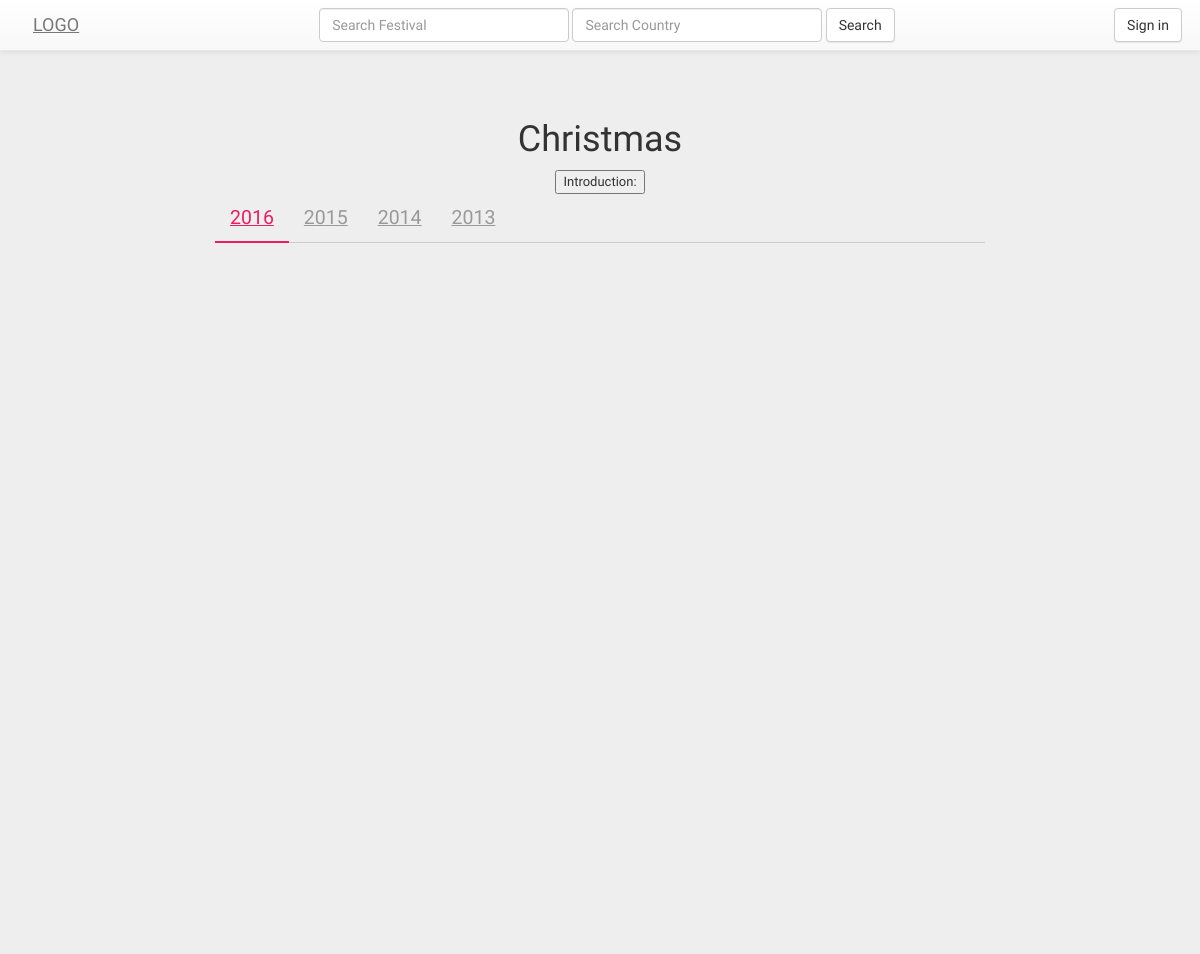
Page /festival_each/ on the earlier database version.
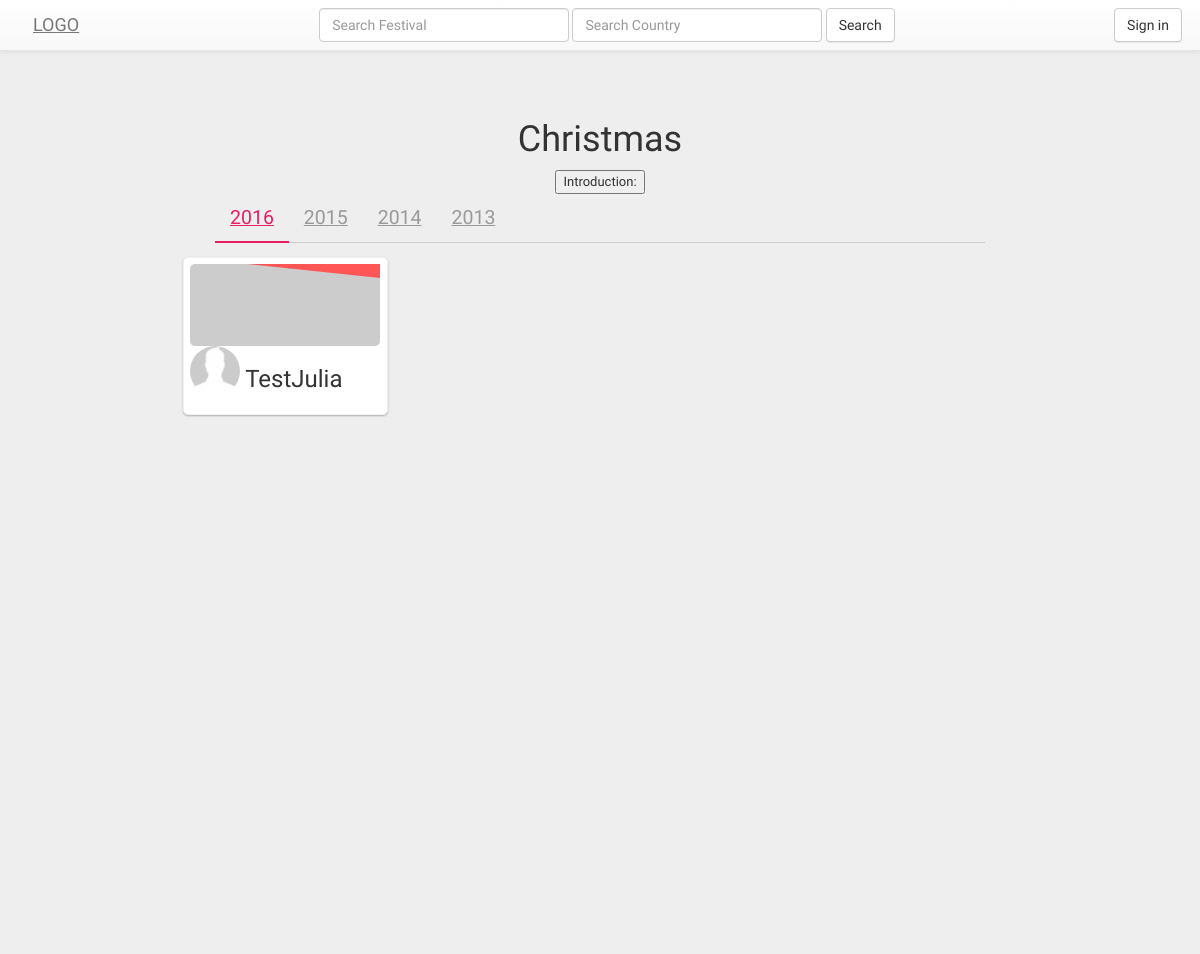
Same page on the later database version.
### instival_database/models.py (models this page shows, shortened)
class Post(models.Model):
    date = models.DateTimeField(default=timezone.now)
    festival_id = models.ForeignKey(Festival)
    location = models.CharField(max_length=30)
    content = models.TextField(blank=True)
    user_id = models.ForeignKey(User)
    picture = models.URLField(null=True)
    like_number = models.DecimalField(max_digits=10,decimal_places=0,default=0)
    like_id_group = models.TextField(blank=True)
    comment_id_group = models.TextField(blank=True)

class User(models.Model):
    name = models.CharField(max_length=30)
    email = models.CharField(max_length=50)
    password = models.CharField(max_length=20)

### instival_database/views.py (the view)
def festival_each_post_gallery(request):
    posts=Post.objects.order_by('date')
    return render(request,'festival_each.html', {'posts':posts})

### instival_app/Template/festival_each.html (shortened to what this page needs)
{% load staticfiles %}
<!DOCTYPE html>
<html lang="en">
<head>
	<link rel="stylesheet" href="{% static 'bootstrap/css/bootstrap-theme.min.css' %}">
	<link rel="stylesheet" href="{% static 'bootstrap/css/bootstrap.min.css' %}">
	<link rel="stylesheet" href="{% static 'css/style_festival_each.css' %}" >
  <link rel="stylesheet" type="text/css" href="../static/css/animate.css"/>
</head>
<body>
  <nav class="navbar navbar-default navbar-fixed-top" role="navigation">
    <div class="container-fluid">
      <div class="navbar-header">
        <a class="navbar-brand" href="index.html" style="margin-left: 3px;">LOGO</a>
      </div>
      <div class="collapse navbar-collapse" id="bs-example-navbar-collapse-1">
        <div class="col-lg-7 col-lg-offset-2">
          <form class="navbar-form navbar-left" role="search">
            <div class="form-group">
              <input type="text" class="form-control" style="width: 250px;" placeholder="Search Festival">
            </div>
            <div class="form-group">
              <input type="text" class="form-control" style="width: 250px;" placeholder="Search Country">
            </div>
            <button type="submit" class="btn btn-default">Search</button>
          </form>
        </div>
        <button type="button" class="btn btn-default navbar-btn navbar-right" style="margin-right: 3px;">Sign in</button>
      </div>
    </div>
  </nav>
  <section id="festival_intro" >
    <div class="container">
      <div class="row">
          <div class="col-lg-12 text-center">
            <h1 class="section-heading">Christmas</h1>
          </div>
          <div class="row">
            <div class="col-lg-4">
            </div>
            <div class="col-lg-4 text-center">
                <button class="introduction">Introduction:<br></button>
            </div>
          </div>
      </div>
    </div>
  </section>
 <div class ="col-md-8 col-md-offset-2">
  <ul class="nav nav-tabs" role="tablist" id="example-one">
          <li role="presentation" class="active">
            <a href="" role="tab" data-toggle="tab">2016</a>
          </li>
          <li role="presentation">
            <a href="" role="tab" data-toggle="tab">2015</a>
          </li>
          <li role="presentation">
            <a href="" role="tab" data-toggle="tab">2014</a>
          </li>
          <li role="presentation">
            <a href="" role="tab" data-toggle="tab">2013</a>
          </li>
        </ul>
 </div>
<div class="wrapper">
  <div class="wrapper_inner">
    <div class="gallery">
    	{% for post in posts %}
    	{% ifequal post.festival_id.name "Christmas" %}
      <div class="gallery_item">
        <span class="gallery_item_preview">
          <a href="#" id="img_pre">
            <svg fill="#f55" class="gallery_top" viewbox="0 3 60 20">
              <path d="M 0.65359477,1.3817905 C 60.201925,8.44316 121.92863,11.583451 175.81699,28.832771 l 0.6536,-28.10457531 z"></path>
            </svg>
             <img src="{{post.picture}}"/>
              <span>
                <div class="row">
                  <div class="col-lg-2">
                    <img class ="img-circle" src ="{% static 'img/profilePic.jpg' %}" >
                  </div>
                  <div class="col-lg-2 col-lg-offset-1">
                    <h3>{{post.user_id.name}}</h3>
                  </div>
                </div>
              </span>
          </a>
        </span>
      </div>
      {% endifequal %}
      {% endfor %}
    </div>
  </div>
</div>
</body>
</html>

### instival_app/static/css/style_festival_each.css (style rules this page uses)
.nav-tabs { border-bottom: 1px solid #ccc; position: relative; }
.nav-tabs > li { margin-bottom: 0; position: initial; }
.nav-tabs > li > a { border: none; color: #999; margin: 0; font-size: 1.5em; }
.nav-tabs > li.active > a { border: none; color: #E91E63 !important; background: transparent; }
.nav-tabs > li.active > a, .nav-tabs > li.active > a:focus, .nav-tabs > li.active > a:hover { border-width: 0; }
.item, .active, .carousel-inner { height:100%; }
body:before { margin: 1em; }
@media (min-width: 980px) { body:before { color: black; } }
html,body { margin: 0; padding: 0; position: relative; height: 100%; }
body { padding-top: 100px; }
*,*:after,*:before { box-sizing: border-box; }
a { text-decoration: underline; -webkit-transition: 0.25s; transition: 0.25s; -webkit-backface-visibility: hidden; backface-visibility: hidden; }
body { background: #EEE; overflow-X: hidden; font-size: 13px; font-family: 'Metrophobic', sans-serif; font-weight: 400; }
.wrapper { margin: 5% auto; display: block; width: 70%; height: 100%; padding: 0; }
.wrapper:before { content: ""; display: table; }
.wrapper_inner { padding: 0.2em; margin: 0; }
.gallery_item { float: left; width: 24.59%; display: inline-block; margin: 0 auto; margin-right: 0.25em; margin-bottom: 0.5em; padding: 0.5em; background: #FFF; border: 1px solid #F3F0F0; position:relative; box-shadow: 0 1px 2px #AFAFAF; border-radius: 5px; }
.gallery_item_preview { background: #fff; -webkit-transition: all 0.5s ease; transition: all 0.5s ease; }
.gallery_item_preview a { position: relative; display: inline-block; padding: 0; color: #333; text-decoration: none; overflow: hidden; -webkit-transition: all 0.5s ease; transition: all 0.5s ease; width: 100%; }
.gallery_item_preview a svg.gallery_top { position:absolute; top:0; left:0; width:100%; height:50px; stroke:none; -webkit-transition: all 0.5s ease; transition: all 0.5s ease; }
.gallery_item_preview a:before { content: "Click to view"; position: absolute; top: 0.5em; left: -30em; background-color: #FFF; background-color: rgba(255, 255, 255, 0.99); color: #F57171; padding: 0.56em 1em; border-radius: 5px 0 0 0; -webkit-transition: all 1s ease; transition: all 1s ease; }
.gallery_item_preview a h3 { font-family: 'Leckerli One', cursive; }
.gallery_item_preview a img { display: block; width: 100%; border-radius: 5px; -webkit-transition: all 0.5s ease; transition: all 0.5s ease; }
.gallery_item_preview a .img-circle { border-radius:50%; height:50px; width:50px; }
@media (max-width: 1200px) { .gallery_item { width: 12.45%; } }
@media (max-width: 1200px) { .gallery_item_preview a img { width:100%; } }
@media (max-width: 1200px) { .gallery_item_preview a .img-circle { border-radius:50%; height:50px; width:50px; } }
@media (min-width: 980px) { .gallery_item { width: 24.59%; } }
@media (min-width: 980px) { .gallery_item_preview a img { width:100%; } }
@media (min-width: 980px) { .gallery_item_preview a .img-circle { border-radius:50%; height:50px; width:50px; } }

Differences in the rows shown:
added Post: user_id.name "TestJulia"
